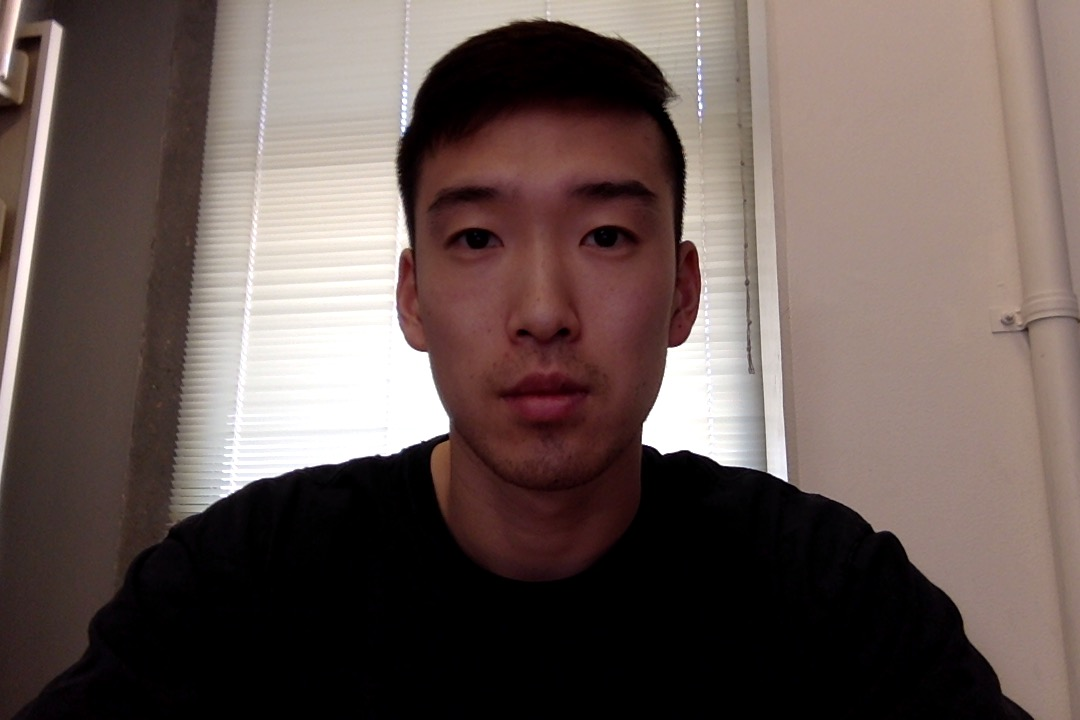
//> input picture alex_dev/Photo on 1-14-17 at 1.58 PM #2.jpg, 1080 x 720 px, given in place of the camera
$ ./lbp   (built with g++ and OpenCV 4)
//> lines starting //> are read from the running program, lines starting //| are printed output that depends on the picture; after the words box and inside, x2 and y2 are one past the last pixel; in counts of white or black regions, pixels touching at a corner belong together
#include "opencv2/objdetect.hpp"
#include "opencv2/videoio.hpp"
#include "opencv2/highgui.hpp"
#include "opencv2/imgproc.hpp"

#include <iostream>
#include <stdio.h>

using namespace std;
using namespace cv;

/** Function Headers */
void detectAndDisplay( Mat frame );

/** Global variables */
String face_cascade_name = "lbpcascade_frontalface.xml";
String eyes_cascade_name = "haarcascade_eye.xml";
CascadeClassifier face_cascade;
CascadeClassifier eyes_cascade;
String window_name = "Capture - Face detection";
/**
 * @function main
 */
int main( void )
{
    VideoCapture capture;
    Mat frame;

    //-- 1. Load the cascade
    if( !face_cascade.load( face_cascade_name ) ){ printf("--(!)Error loading face cascade\n"); return -1; };
    if( !eyes_cascade.load( eyes_cascade_name ) ){ printf("--(!)Error loading eyes cascade\n"); return -1; };

    //-- 2. Read the video stream
    capture.open( 0 );
    if ( ! capture.isOpened() ) { printf("--(!)Error opening video capture\n"); return -1; }

    while ( capture.read(frame) )
    {
//> frame is the input picture: 720 rows x 1080 cols, CV_8UC3; mean B, G, R 84.2, 88.5, 103.6
        if( frame.empty() )
        {
            printf(" --(!) No captured frame -- Break!");
            break;
        }

        //-- 3. Apply the classifier to the frame
        detectAndDisplay( frame );

        //-- bail out if escape was pressed
        char c = (char)waitKey(10);
        if( c == 27 ) { break; }
    }
    return 0;
}

/**
 * @function detectAndDisplay
 */
void detectAndDisplay( Mat frame )
{
    std::vector<Rect> faces;
    Mat frame_gray;

    cvtColor( frame, frame_gray, COLOR_BGR2GRAY );
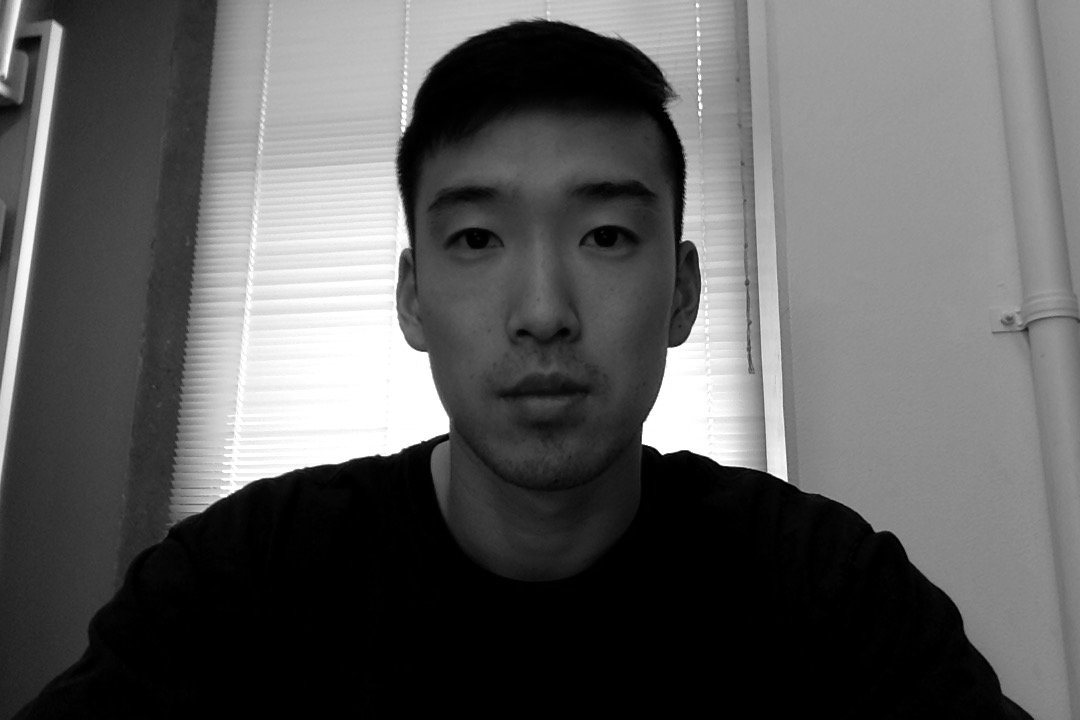
//> frame_gray: 720 rows x 1080 cols, CV_8UC1; min 0, max 255, mean 92.5
    equalizeHist( frame_gray, frame_gray );
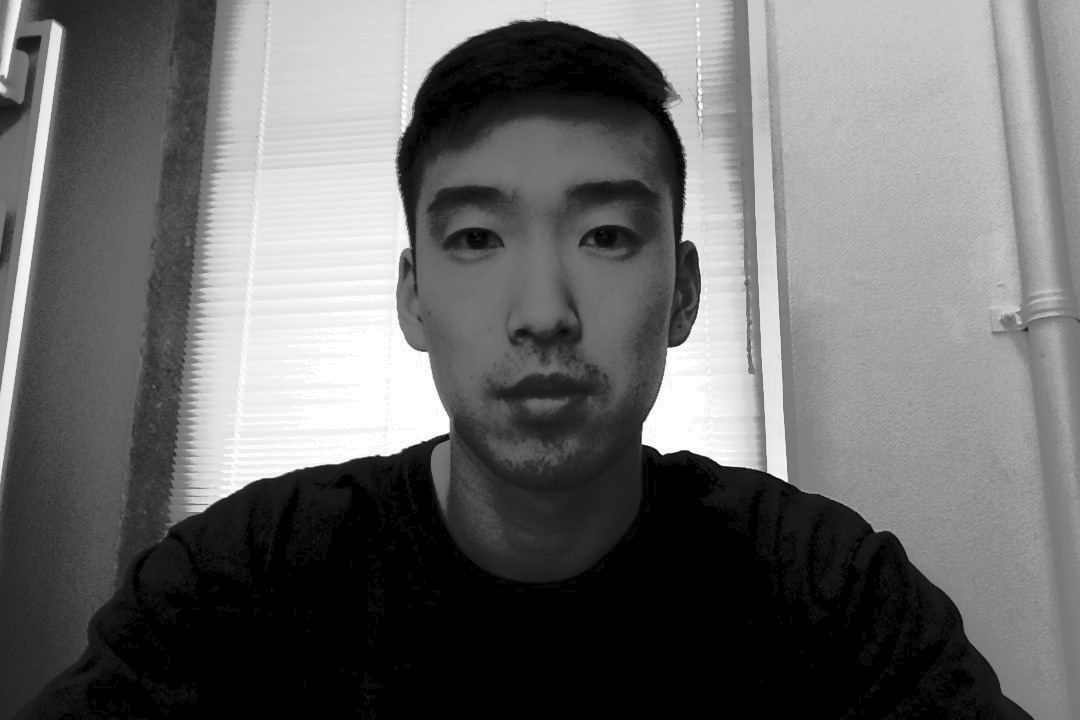
//> frame_gray: 720 rows x 1080 cols, CV_8UC1; min 0, max 255, mean 106

    //-- Detect faces
    face_cascade.detectMultiScale( frame_gray, faces, 1.1, 2, 0, Size(80, 80) );
//> faces = 1 Rect (x, y, width, height): [353, 84, 373, 373]

    for( size_t i = 0; i < faces.size(); i++ )
    {
        Mat faceROI = frame_gray( faces[i] );
        std::vector<Rect> eyes;

        //-- In each face, detect eyes
        eyes_cascade.detectMultiScale( faceROI, eyes, 1.1, 2, 0 |CASCADE_SCALE_IMAGE, Size(30, 30) );
        if( eyes.size() == 2)
        {
            //-- Draw the face
            Point center( faces[i].x + faces[i].width/2, faces[i].y + faces[i].height/2 );
            ellipse( frame, center, Size( faces[i].width/2, faces[i].height/2 ), 0, 0, 360, Scalar( 255, 0, 0 ), 2, 8, 0 );

            for( size_t j = 0; j < eyes.size(); j++ )
            { //-- Draw the eyes
                Point eye_center( faces[i].x + eyes[j].x + eyes[j].width/2, faces[i].y + eyes[j].y + eyes[j].height/2 );
                int radius = cvRound( (eyes[j].width + eyes[j].height)*0.25 );
                circle( frame, eye_center, radius, Scalar( 255, 0, 255 ), 3, 8, 0 );

            }
        }

    }
//> this loop made 1 pass
//> center on pass 1: Point(539, 270)
//> pass 1, in detectAndDisplay, `Mat faceROI = frame_gray( faces[i] );`:
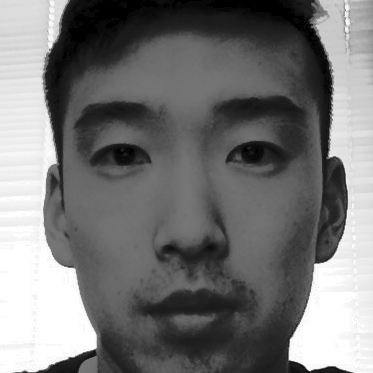
//> faceROI: 373 rows x 373 cols, CV_8UC1; min 0, max 255, mean 118.1
//> after the loop:
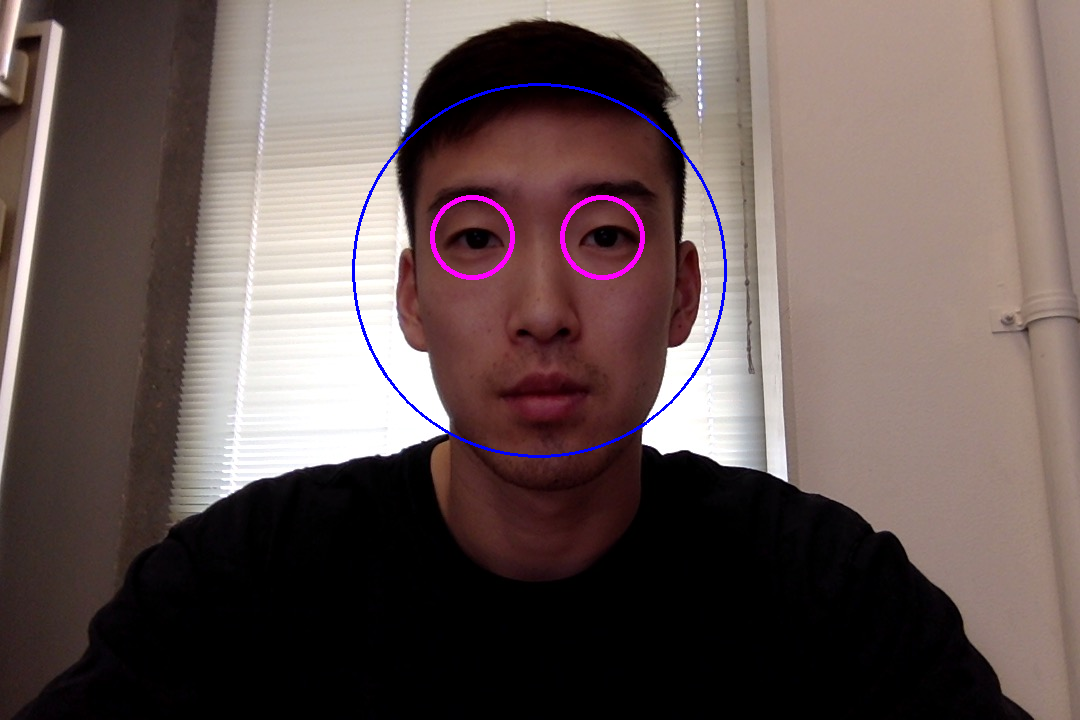
//> frame: 720 rows x 1080 cols, CV_8UC3; 0.76% of pixels changed, all inside (x1, y1, x2, y2) = (352, 83, 727, 458)
//> the Esc key is pressed
    //-- Show what you got
    imshow( window_name, frame );
}
